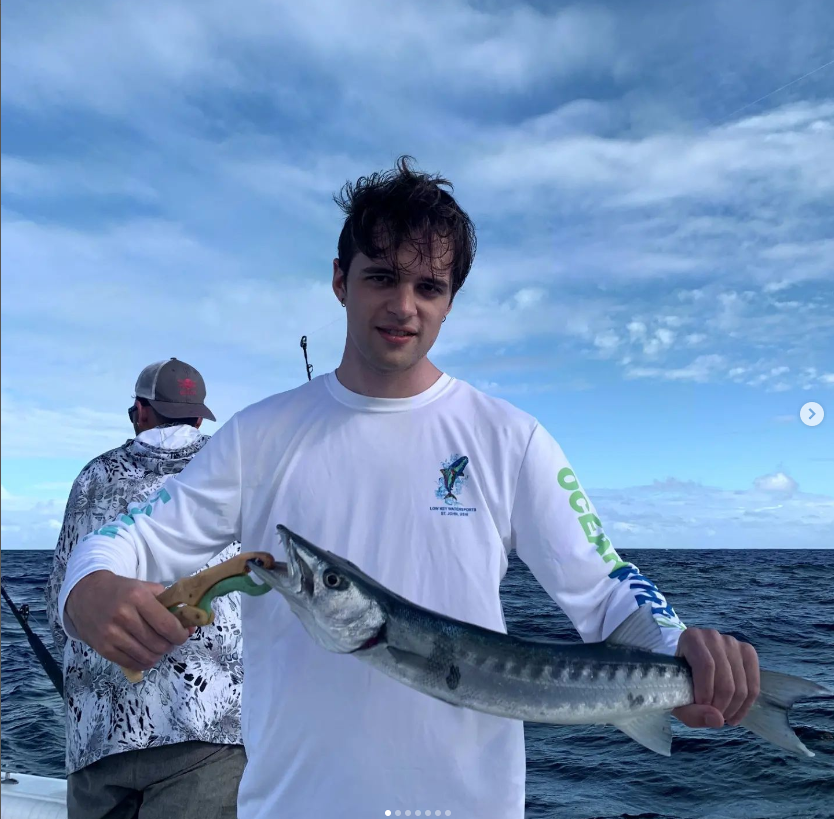
#> input picture images/barracuda.PNG, 834 x 819 px, found by its file name
$ python 4basicfunctions.py
#> lines starting #> are read from the running program, lines starting #| are printed output that depends on the picture; after the words box and inside, x2 and y2 are one past the last pixel; in counts of white or black regions, pixels touching at a corner belong together
#fourth initial testing for must know opencv functions

import cv2 as cv
import numpy as np

# Takes a frame and a scale, and scales(resizes) the frame
def rescaleFrame(frame, scale=0.25):

    width = int(frame.shape[1] * scale) #shape[1] represents columns in the matrix
    height = int(frame.shape[0] * scale) #shape[0] represents rows in the matrix

    dimensions = (width, height) #creates a tuple of the size in "pixels" / rows and columns of the frame matrix


    #return the cv function to resize the frame by the tuple dimensions with the interpolation set
    #interpolation calculates new pixels from extra pixels in a bigger image
    return cv.resize(frame, dimensions, interpolation=cv.INTER_AREA)


img = cv.imread('images/barracuda.png')
#> img is the input picture: shape (819, 834, 3); mean B, G, R 185.8, 146, 115.3
cv.imshow('fish', img)

#1. Convert to grayscale
gray = cv.cvtColor(img, cv.COLOR_BGR2GRAY)
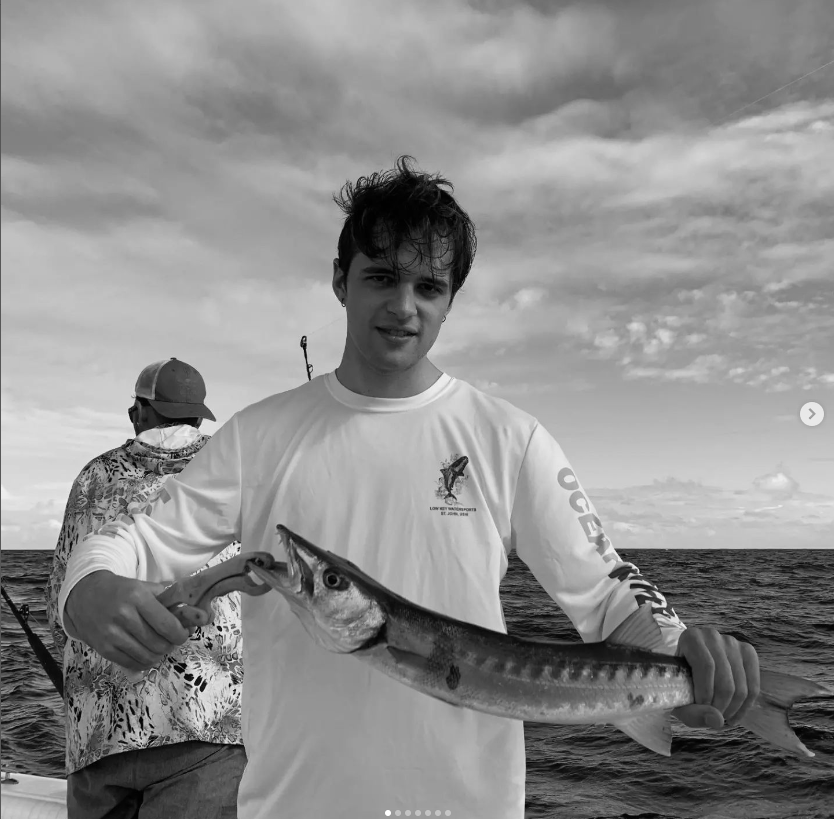
#> gray: shape (819, 834); min 1, max 255, mean 141.3
cv.imshow('grayscale', gray)

#2. Blur an image with the gaussian blur
blur = cv.GaussianBlur(img, (7,7), cv.BORDER_DEFAULT)
cv.imshow('blurred', blur)

#3. edge cascade using canny edge detection technique (uses blurring and gradient algorithms)
canny = cv.Canny(img, 125, 175)
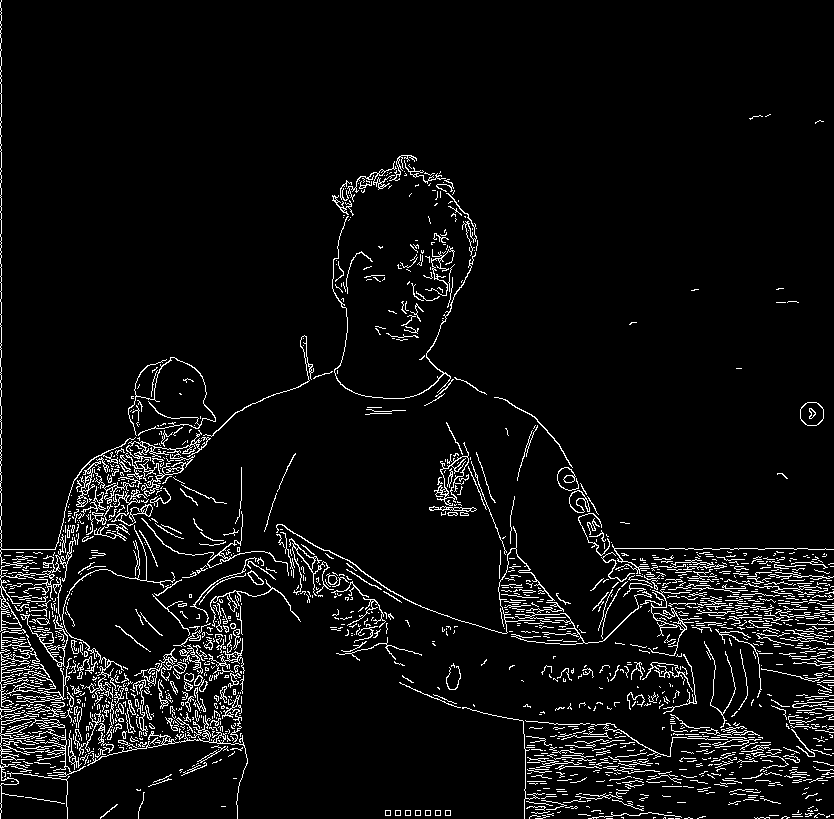
#> canny: shape (819, 834); 5.5% white in thin lines or dots
cv.imshow('canny edges', canny)

#3.5 finding contours and hierarchies of an image with canny,
# 2nd param mode (cv.RETR_TREE (hierarchical contours) cv.RETR_EXTERNAL (external contours) or cv.RET_LIST for both
# 3rd param contour approximation method

#contours: list of contours found in the image, hierarchies: hierarchical representation of contours (like a shape inside a shape)
contours, hierarchies = cv.findContours(canny, cv.RETR_LIST, cv.CHAIN_APPROX_NONE)
#> contours = 2016 contours, 1855 with area under 20; largest, box (x1, y1, x2, y2) and area: (125, 430, 211, 497) 1398, (134, 442, 192, 476) 964, (434, 442, 469, 506) 582, (0, 0, 136, 632) 511, (440, 456, 469, 499) 465

# [28 lines of commented-out code are left out]
dilated = cv.dilate(canny, (5,5), iterations=2)
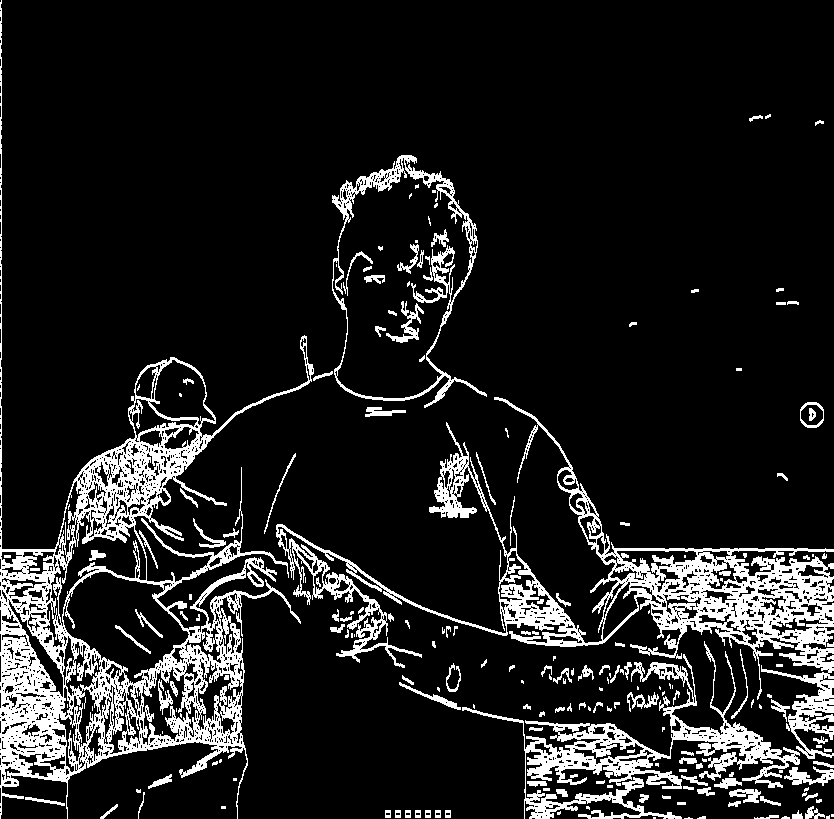
#> dilated: shape (819, 834); 12.3% white; 211 white regions (78 under 20 px), largest, box (x1, y1, x2, y2) and area: (0, 0, 314, 819) 33936, (276, 397, 834, 759) 25413, (462, 641, 800, 819) 10655
cv.imshow('Dilated', dilated)

#eroding an image (decreasing the line sizes)
eroded = cv.erode(dilated, (5,5), iterations=2)
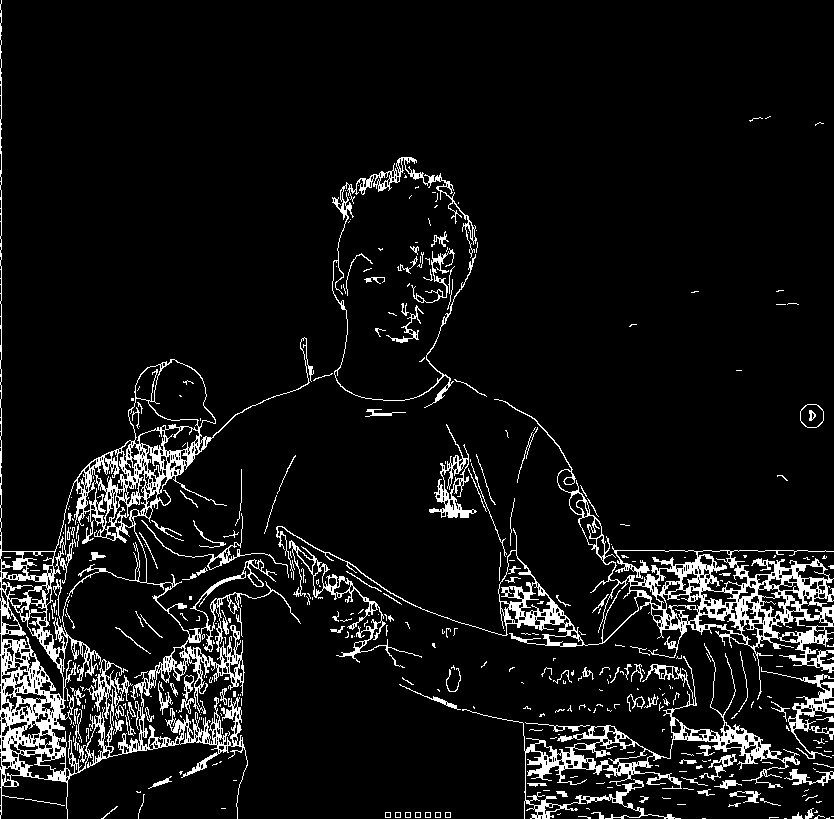
#> eroded: shape (819, 834); 7.7% white; 405 white regions (280 under 20 px), largest, box (x1, y1, x2, y2) and area: (0, 0, 314, 819) 20831, (276, 399, 834, 700) 11597, (462, 643, 800, 819) 5842
cv.imshow('Eroded', eroded)

#5. resizing ignoring aspect ratio
# cv.INTER_AREA useful for shrinking image, cv.INTER_LINEAR / cv.INTER_CUBIC useful for scaling up
resized = cv.resize(img, (1500,1500), interpolation=cv.INTER_LINEAR)
resized1 = cv.resize(img, (1500,1500), interpolation=cv.INTER_CUBIC)
cv.imshow('linear interpolation resize', resized)
cv.imshow('cubic interpolation resize', resized1)


cv.waitKey(0)
